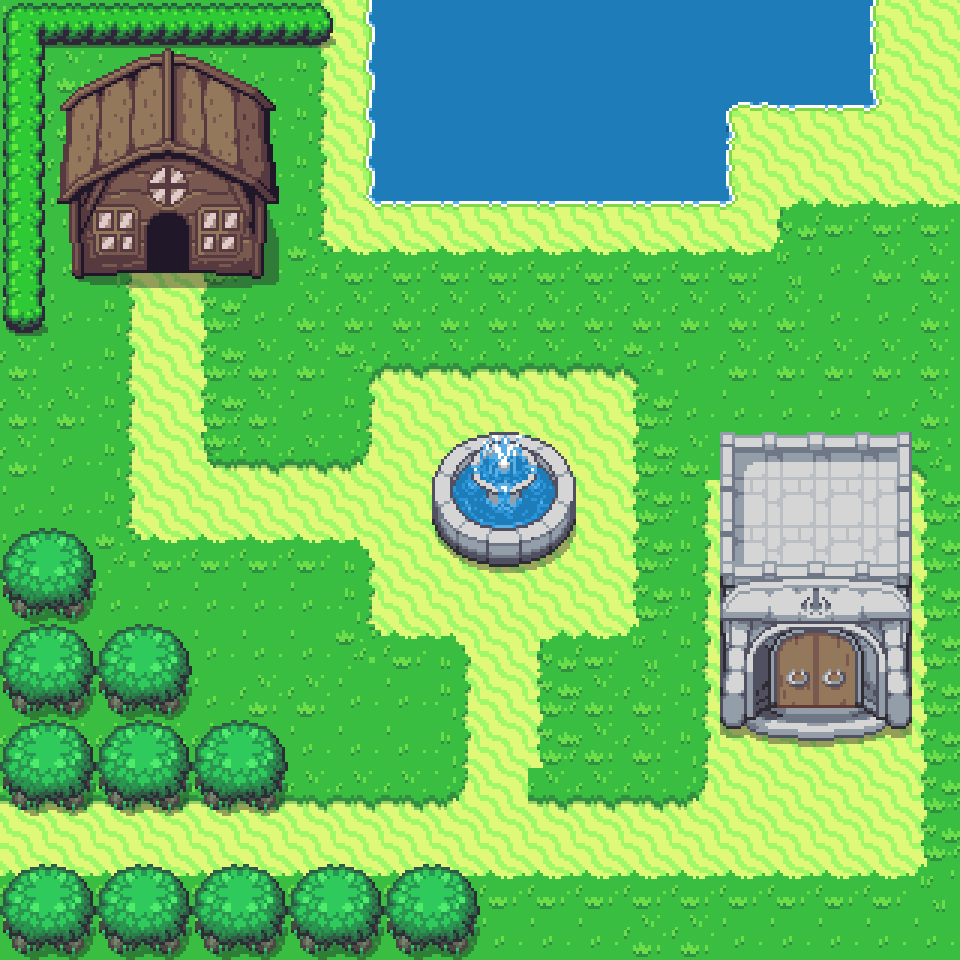

Below is a game level as drawn by its tile map, then a one-line description and the .tmx file that defines it, in full:
An orthogonal 20x20 tile map with 48x48 px tiles, 1 tile layer (mapa), 2 tilesets and 15 objects.

<map version="1.2" tiledversion="1.2.5" orientation="orthogonal" renderorder="right-down" width="20" height="20" tilewidth="48" tileheight="48" infinite="0" nextlayerid="4" nextobjectid="35">
 <tileset firstgid="1" name="MapaPrincipal01" tilewidth="48" tileheight="48" tilecount="0" columns="20">
  <image source="MapaPrincipal01.png" width="960" height="960" />
 </tileset>
 <tileset firstgid="1" name="MapaPrincipal01" tilewidth="48" tileheight="48" tilecount="400" columns="20">
  <image source="../img/MapaPrincipal01.png" width="960" height="960" />
 </tileset>
 <layer id="1" name="mapa" width="20" height="20">
  <data encoding="csv">
1,2,3,4,5,6,7,8,9,10,11,12,13,14,15,16,17,18,19,20,
21,22,23,24,25,26,27,28,29,30,31,32,33,34,35,36,37,38,39,40,
41,42,43,44,45,46,47,48,49,50,51,52,53,54,55,56,57,58,59,60,
61,62,63,64,65,66,67,68,69,70,71,72,73,74,75,76,77,78,79,80,
81,82,83,84,85,86,87,88,89,90,91,92,93,94,95,96,97,98,99,100,
101,102,103,104,105,106,107,108,109,110,111,112,113,114,115,116,117,118,119,120,
121,122,123,124,125,126,127,128,129,130,131,132,133,134,135,136,137,138,139,140,
141,142,143,144,145,146,147,148,149,150,151,152,153,154,155,156,157,158,159,160,
161,162,163,164,165,166,167,168,169,170,171,172,173,174,175,176,177,178,179,180,
181,182,183,184,185,186,187,188,189,190,191,192,193,194,195,196,197,198,199,200,
201,202,203,204,205,206,207,208,209,210,211,212,213,214,215,216,217,218,219,220,
221,222,223,224,225,226,227,228,229,230,231,232,233,234,235,236,237,238,239,240,
241,242,243,244,245,246,247,248,249,250,251,252,253,254,255,256,257,258,259,260,
261,262,263,264,265,266,267,268,269,270,271,272,273,274,275,276,277,278,279,280,
281,282,283,284,285,286,287,288,289,290,291,292,293,294,295,296,297,298,299,300,
301,302,303,304,305,306,307,308,309,310,311,312,313,314,315,316,317,318,319,320,
321,322,323,324,325,326,327,328,329,330,331,332,333,334,335,336,337,338,339,340,
341,342,343,344,345,346,347,348,349,350,351,352,353,354,355,356,357,358,359,360,
361,362,363,364,365,366,367,368,369,370,371,372,373,374,375,376,377,378,379,380,
381,382,383,384,385,386,387,388,389,390,391,392,393,394,395,396,397,398,399,400
</data>
 </layer>
 <objectgroup color="#ff0000" id="2" name="coliciones">
  <object id="2" x="2" y="2" width="42" height="330" />
  <object id="3" x="2" y="0" width="332" height="46" />
  <object id="4" x="48" y="52" width="226" height="228" />
  <object id="5" x="0" y="526" width="94" height="282" />
  <object id="6" x="92" y="624" width="98" height="182" />
  <object id="7" x="188" y="718" width="98" height="88" />
  <object id="8" x="0" y="866" width="478" height="92" />
  <object id="18" x="720" y="430" width="194" height="314" />
  <object id="19" x="430" y="432" width="146" height="144" />
  <object id="23" x="370" y="2" width="354" height="194" />
  <object id="25" x="722" y="0" width="146" height="100" />
 </objectgroup>
 <objectgroup color="#2eff00" id="3" name="niveles">
  <object id="29" x="102" y="272" width="128" height="62" />
  <object id="30" x="-4" y="804" width="68" height="68" />
  <object id="31" x="746" y="744" width="152" height="58" />
  <object id="33" x="866" y="-4" width="96" height="104" />
 </objectgroup>
</map>